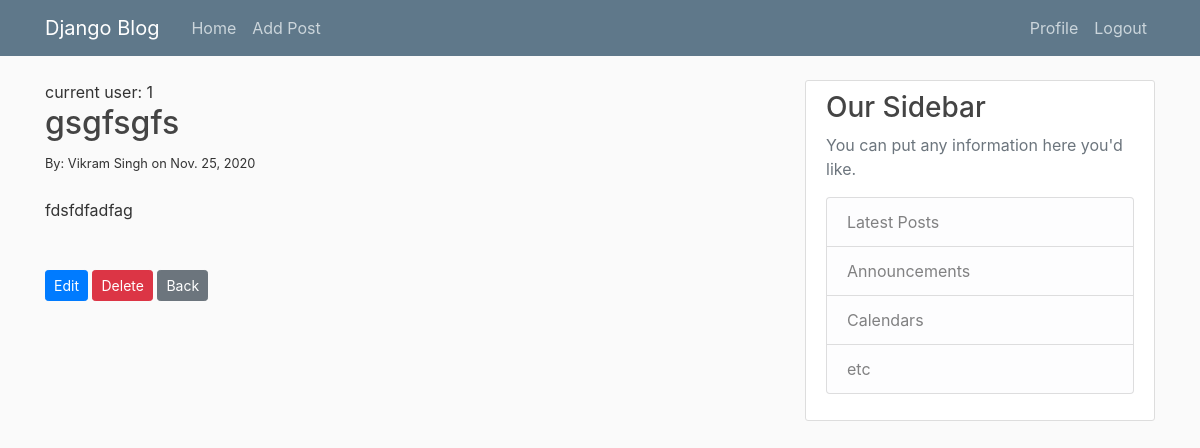
The app's page /article/3 (signed in) with its own data.
### BlogApp/models.py (models this page shows, shortened)
class Post(models.Model):
    title = models.CharField(max_length=150)
    author = models.ForeignKey(User, on_delete=models.CASCADE)
    body = models.TextField()
    date = models.DateField(auto_now_add=True)

### BlogApp/views.py (the view)
# urls.py: path('article/<int:pk>', Article.as_view(), name='article-page'), # primary key
class Article(DetailView):
    model = Post
    template_name = 'article.html'

### BlogApp/templates/article.html (shortened to what this page needs)
{% extends "base.html" %}
{% block content %}
current user: {{user.id}}
<h2>{{ post.title }}</h2>
<small>By: {{post.author.first_name}} {{post.author.last_name}} on {{post.date}}</small>
<br><br>
{{post.body}}
<br><br><br>
{% if user.id == post.author.id %}
<a href="{% url 'edit-post' post.pk %}" class="btn btn-primary btn-sm">Edit</a>  <a href="{% url 'delete-post' post.pk %}" class="btn btn-danger btn-sm">Delete</a>  <a href="{% url 'blog-home' %}" class="btn btn-secondary btn-sm">Back</a>
{% endif %}
{% endblock content %}

### BlogApp/static/main.css (style rules this page uses)
body { background: #fafafa; color: #333333; margin-top: 5rem; }
h1, h2, h3, h4, h5, h6 { color: #444444; }

### records on screen
Post: title "gsgfsgfs", author.first_name "Vikram", author.last_name "Singh", date "Nov. 25, 2020", body "fdsfdfadfag"

### other values on screen
{{ user.id }} "1"
